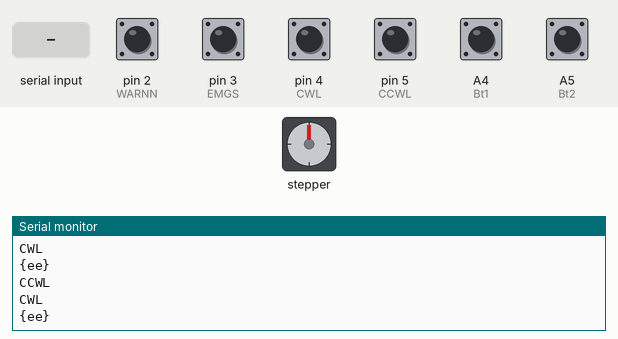
This sketch was run on a simulated Arduino Uno, built with avr-gcc and run on an emulated ATmega328P. Parts: stepper motor, the last lines printed to the serial monitor. Wiring (inferred from the names in the program): stepper motor driver (200 steps per turn assumed): step pin 10; direction pin 9; enable pin 8. The inputs (shaded band) are chosen by the test bench; at power-on: A4 (Bt1), A5 (Bt2), pin 2 (WARNN), pin 3 (EMGS), pin 4 (CWL), pin 5 (CCWL) HIGH.

Above: at 1.2 s.
1.3 s: pin 3 (EMGS) pulled LOW for 0.15 s
At 1.43 s:
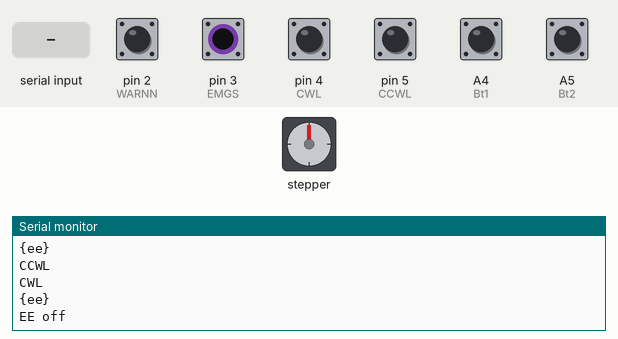
2.9 s: A4 (Bt1) pulled LOW for 1 s
At 3.7 s:
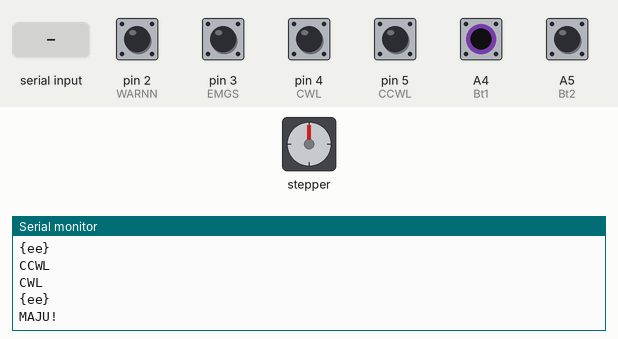
5.4 s: A5 (Bt2) pulled LOW for 1 s
At 6.21 s:
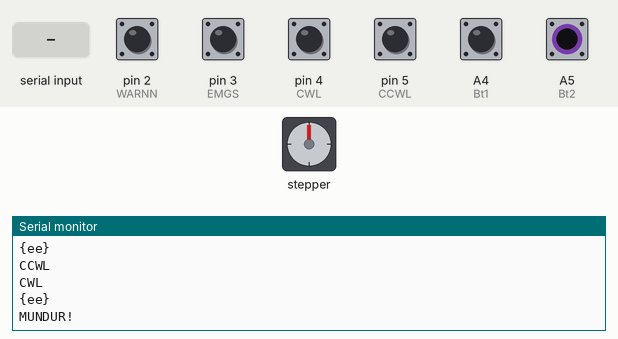
7.9 s: "," received over Serial
10.9 s: pin 3 (EMGS) pulled LOW for 1 s
At 11.72 s:
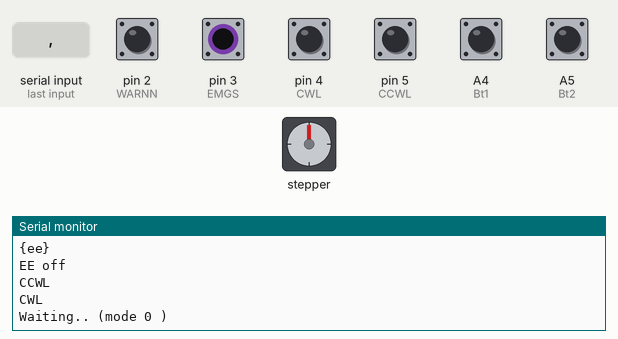
13.4 s: "90,45,200\n" received over Serial
Timing chart, 0 to 16.4 s (numbered marks = the images above; inputs shaded):
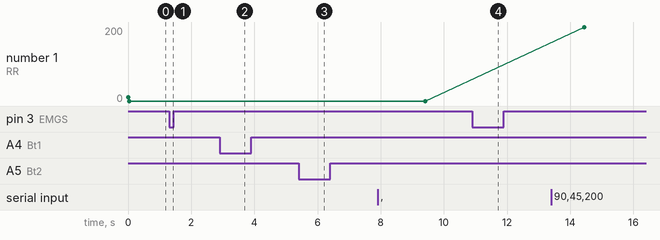

The sketch:

nano_servo_callib.ino
```cpp
// Perlu data kalibrasi jml step vs volume tidal

// -- KONFIGURASI PIN ===============================================================
// ENA- NC
// ENA+ NC
// DIR- GND
// DIR+ DIR
// PUL- GND
// PUL+ PUL

//-- TWEAKABLES =====================================================================
// DIR = pin DIR+
// PUL = pin PUL+
// microPULg = settingan microPULg (1 / 2 / 4 / 8 / 16)
// dirInhale = arah untuk inhale (HIGH / LOW)
#define ENA 8
#define PUL 10
#define DIR 9
#define ARST 7
#define CWL 4
#define CCWL 5
#define EMGS 3
#define WARNN 2
#define offsetq 11

#define Bt1 A4
#define Bt2 A5


#define dirInhale HIGH
bool warnq = false;
int stateq = 2;
int stepq = 0;
int delayq = 2000;

//-- Input HMI ======================================================================
// volTidal = Volume Tidal (cc)
// IRat dan ERat = IERatio ( I : E )
// RR = Respiration Rate (x per minute)
float volTidal = 0;
int IRat = 1;
float ERat = 1;
int RR = 10;

//-- GLOBAL VARIABLEs ===============================================================
unsigned long stepTidal, delayInhale, delayExhale, timeInEx;
float timeInhale, timeExhale, IERatio, timeBreath, slopeFactor;
float initDelay = 25;
unsigned long p_vol, p_RR;
float p_IE;
int p_mode = 0;

int num_buf = 5;
String bufferq[5];
float p_del=0;
String lastData = "<0,0,0,0,0>";
bool updated = false;
unsigned long stepstop = 0;

//-- SETUP ==========================================================================
void setup() {
  Serial.begin(115200);

  slopeFactor = 0.35;
  updateParam(volTidal, RR, ERat);

//  timeInEx = stepTidal * delayInhale/;

  pinMode(ENA, OUTPUT);
  pinMode(PUL, OUTPUT);
  pinMode(DIR, OUTPUT);
  pinMode(ARST, OUTPUT);
  digitalWrite(ARST, HIGH);
  Serial.println("ON");
  delay(10);
  Serial.println("OFF");
  digitalWrite(ARST, LOW);


  pinMode(Bt1, INPUT_PULLUP);
  pinMode(Bt2, INPUT_PULLUP);

  pinMode(CWL, INPUT_PULLUP);
  pinMode(CCWL, INPUT_PULLUP);

  pinMode(EMGS, INPUT_PULLUP);
  pinMode(WARNN, INPUT_PULLUP);

  attachInterrupt(digitalPinToInterrupt(EMGS), updateEMGS, CHANGE);
  attachInterrupt(digitalPinToInterrupt(WARNN), triggerWarn, FALLING);

  Serial.println("Callibrating...");
  digitalWrite(ENA, HIGH);
  digitalWrite(DIR, !dirInhale);
  unsigned long now = millis();
  while(digitalRead(CCWL) == LOW) {
    if (millis() - now > 5000) {break;} // 2 detik maks kalibrasi
    digitalWrite(PUL, HIGH);
    delayMicroseconds(1500);
    digitalWrite(PUL, LOW);
    delayMicroseconds(1500);
  }
  Serial.println("DONE, READY!");
}

//-- LOOP ============================================================================
void loop() {
  updateAllGlobal();

  if(p_mode!=0 && !digitalRead(EMGS)){
    digitalWrite(ENA, HIGH);
    if (stepTidal > 0) {
//      if(p_mode == 1){ //MANDATORY
//        unsigned long now = micros();
//
//        Inhale();
//
//        delayMicroseconds(100);
//        Serial.println("{ei}"); Serial.flush();
//
//        Exhale(stepTidal);
//
//        while((micros()-now) < timeBreath){}
//
//        Serial.println("{ec}"); Serial.flush();
//      } else if(p_mode == 2) { //ASSISTED
        unsigned long now = micros();

        stepstop = Inhale2();

        delayMicroseconds(100);
        Serial.println("{ei}"); Serial.flush();

        Exhale(stepstop);

        while((micros()-now) < timeBreath){}

        Serial.println("{ec}"); Serial.flush();
//      }
    } else {
      //throw error message
    }
  } else {
    digitalWrite(ENA, LOW);
    if(digitalRead(CCWL) == HIGH){
      Serial.println("CCWL");
    }
    if(digitalRead(CWL) == HIGH){
      Serial.println("CWL");
    }
    if(digitalRead(EMGS)){
      Serial.println("{ee}");
    } else {
      Serial.println("Waiting.. (mode 0 )");
    }
    Serial.flush();
    delay(1000);
    if(digitalRead(Bt1) == LOW){
      digitalWrite(ENA, HIGH);
      digitalWrite(DIR, dirInhale);
      Serial.println("MAJU!");
      while(digitalRead(Bt1) == LOW){
        digitalWrite(PUL, HIGH);
        delayMicroseconds(delayq);
        digitalWrite(PUL, LOW);
        delayMicroseconds(delayq);
      }
    } else if(digitalRead(Bt2) == LOW){
      digitalWrite(ENA, HIGH);
      digitalWrite(DIR, !dirInhale);
      Serial.println("MUNDUR!");
      while(digitalRead(Bt2) == LOW){
        digitalWrite(PUL, HIGH);
        delayMicroseconds(delayq);
        digitalWrite(PUL, LOW);
        delayMicroseconds(delayq);
      }
    }
  }
}

void updateEMGS(){
  if(digitalRead(EMGS) == HIGH) { // ON
    //kirim perintah ke raspi
    Serial.println("{ee}");
  } else { //EMGS OFF
    Serial.println("EE off");
  }
}

void cekNewParam(){
  String received = listeningMega();
  if(!updated) {
    Serial.print("Received: ");
    Serial.println(received);
    Serial.flush();


    int indexStart = 0;
    int indexEnd = 0;

    for(int i = 0; i<num_buf; i++) {
      indexEnd = received.indexOf(",", indexStart);
      bufferq[i] = received.substring(indexStart, indexEnd);
      indexStart = indexEnd+1;
    }

    p_mode = bufferq[0].toInt();
    p_vol = bufferq[1].toInt();
    p_RR = bufferq[2].toInt();
    p_IE = bufferq[3].toFloat();
    p_del = bufferq[4].toFloat();

    updateParam(p_vol, p_RR, p_IE);

    updated = true;
  }
}

void updateAllGlobal(){
  cekNewParam();
}

String listeningMega(){
  bool quit = false;
  String seriesData = "";

  while (!quit) {
    if (Serial.available() > 0) {
      updated = false;
      seriesData = Serial.readString();
      quit = true;
    } else {
      seriesData = lastData;
      quit = true;
    }
  }

  lastData = seriesData;

  return seriesData.substring(1,seriesData.length()-1);
}

void updateParam(float vol, int RRq, float ERatq){
  stepTidal = vol;
  timeBreath = (60000 / float(RRq)) * 1000;
  timeInhale = (60000 / float(RRq)) * (float(IRat) / float(IRat + ERatq)) * 1000 - 500; // dalam microseconds

  float offsetInhaleq= 0;
  float a,b,c;

//  if(vol == 300){
//    stepTidal = 4000;
//    if(ERatq ==1){
//      c = 0.000650547;
//      b = -0.028619167;
//      a = 0.354092703;
//      if(RRq == 10){stepTidal=4460;}
//      if(RRq == 12){stepTidal=4200;}
//      if(RRq == 14){stepTidal=4050;}
//    } else if(ERatq == 2){
//      c = 0.000273647;
//      b = -0.018056717;
//      a = 0.190179239;
//    } else if(ERatq == 3){
//      c = 0.000177588;
//      b = -0.016726554;
//      a = 0.14036616;
//      if(RRq == 25){stepTidal=4200;}
//      if(RRq == 30){stepTidal=4200;}
//    }
//  }
//
//  else if(vol == 400){
//    stepTidal = 4750;
//    if(ERatq ==1){
//      c = 2.80764E-05;
//      b = 0.002991068;
//      a = -0.023063682;
//      if(RRq == 10){stepTidal=4900;}
//      if(RRq == 12){stepTidal=4750;}
//    } else if(ERatq == 2){
//      c = 0.000264859;
//      b = -0.016527119;
//      a = 0.152748413;
//      if(RRq == 20){stepTidal=4800;}
//      if(RRq == 25){stepTidal=4900;}
//      if(RRq == 30){stepTidal=4900;}
//    } else if(ERatq == 3){
//      c = 0.000154945;
//      b = -0.020846611;
//      a = 0.178253482;
//      if(RRq == 20 || RRq == 25 || RRq == 30){stepTidal=5200;}
//      if(RRq == 18 || RRq == 16){stepTidal=4900;}
//    }
//  } else if(vol == 500){
//    stepTidal = 5430;
//    if(ERatq ==1){
//      c = -6.55388E-06;
//      b =  0.004163627;
//      a = -0.051711605;
//    } else if(ERatq == 2){
//      c = 0.000361423;
//      b = -0.020693201;
//      a = 0.159466747;
//      if(RRq == 10){stepTidal=5280;}
//      if(RRq == 25){stepTidal=5600;}
//      if(RRq == 30){stepTidal=5800;}
//    } else if(ERatq == 3){
//      c = 4.48447E-05;
//      b = -0.014660329;
//      a = 0.06594389;
//      if(RRq == 15){stepTidal=5500;}
//      if(RRq == 16){stepTidal=5600;}
//      if(RRq == 18){stepTidal=5800;}
//      if(RRq == 20){stepTidal=5900;}
//      if(RRq == 25){stepTidal=6000;}
//      if(RRq == 30){stepTidal=6100;}
//    }
//  } else if(vol == 600){
//    stepTidal = 6060;
//    if(ERatq ==1){
//      c = -0.000252947;
//      b = 0.008377475;
//      a = -0.000950374;
//      if(RRq < 20){stepTidal=5960;}
//      if(RRq == 30){stepTidal=6200;}
//    } else if(ERatq == 2){
//      c = -0.000345664;
//      b = 0.002713639;
//      a = -0.034269684;
//      if(RRq == 10){stepTidal=5900;}
//      if(RRq == 12){stepTidal=5960;}
//      if(RRq == 25){stepTidal=6300;}
//      if(RRq == 30){stepTidal=6400;}
//    } else if(ERatq == 3){
//      c = 0.000479443;
//      b = -0.031616575;
//      a = 0.18875765;
//      if(RRq == 12){stepTidal=6100;}
//      if(RRq == 14){stepTidal=6100;}
//      if(RRq == 15){stepTidal=6100;}
//      if(RRq == 16){stepTidal=6100;}
//      if(RRq == 18){stepTidal=6200;}
//      if(RRq == 20){stepTidal=6350;}
//      if(RRq == 25){stepTidal=6400;}
//      if(RRq == 30){stepTidal=6400;}
//    }
//  }
//
//  offsetInhaleq = a + b*RRq + c*RRq*RRq;
//
  timeInhale += p_del/2*1000000;

  timeExhale = (60000 / float(RRq)) * (float(ERatq) / float(IRat + ERatq)) * 1000; // dalam microseconds
  delayInhale = float(timeInhale) / float(stepTidal) / 2; //endDelay; // dalam microseconds
  delayExhale = 20; //delayInhale; // dalam microseconds

  Serial.println("----");
  Serial.println("RR = " + String(RRq));
  Serial.println("IE = " + String(ERatq));
  Serial.println("Vol Tidal = " + String(vol));
  Serial.println("Step Tidal = " + String(stepTidal));
  Serial.println("Slope Tidal = " + String(slopeFactor));
  Serial.println("----");
  Serial.println("DELAY Awal = " + String(initDelay));
  Serial.println("DELAY Inhale = " + String(delayInhale));
  Serial.println("DELAY Exhale = " + String(delayExhale));
  Serial.println("----");
  Serial.println("WAKTU BREATH = " + String(timeBreath));
  Serial.println("WAKTU IDEAL Inhale = " + String(timeInhale));
  Serial.println("WAKTU IDEAL Exhale = " + String(timeExhale));
  Serial.println("----");

  Serial.println("updateParam()");
  Serial.flush();
}


//-- Sekuens Inhale ====================================================================
void Inhale() {
  // 0. Hitung Waktu
//  unsigned long now = micros();
//  float delayInhale2 = delayInhale-offsetq;
  bool ntab = false;
  float axq;
  float delayInhale2 = delayInhale-offsetq;

  // 1. Set Arah
  digitalWrite(DIR, dirInhale);
  delayMicroseconds(5);

  // 2. Set Gerakan Stepper
  if(ntab){
    for(int i = 0; i < stepTidal; i++) {
      if(i>0.6*stepTidal){
        delayInhale2 += axq;
      }
      digitalWrite(PUL, HIGH);
      delayMicroseconds(delayInhale2);
      digitalWrite(PUL, LOW);
      delayMicroseconds(delayInhale2);
    }
  } else {
    for(int i = 0; i < stepTidal; i++) {
    digitalWrite(PUL, HIGH);
    delayMicroseconds(delayInhale2);
    digitalWrite(PUL, LOW);
    delayMicroseconds(delayInhale2);
  }
  }
  // 3. Tampil Waktu
//  Serial.print("Waktu Inhale = ");
//  Serial.println(micros() - now);
}

int Inhale2() { //assisted inhale
  // 0. Hitung Waktu
//  unsigned long now = micros();
//  float delayInhale2 = delayInhale-offsetq;
  int stepstop = stepTidal;
  float axq;
  float delayInhale2 = delayInhale-offsetq;

  // 1. Set Arah
  digitalWrite(DIR, dirInhale);
  delayMicroseconds(5);

  // 2. Set Gerakan Stepper
  for(int i = 0; i < stepTidal; i++) {
    digitalWrite(PUL, HIGH);
    delayMicroseconds(delayInhale2);
    digitalWrite(PUL, LOW);
    delayMicroseconds(delayInhale2);
    if(warnq == true) {
      stepstop = i;
      break;
    }
  }
  warnq = false;
  // 3. Tampil Waktu
//  Serial.print("Waktu Inhale = ");
//  Serial.println(micros() - now);
  return stepstop;
}

void triggerWarn(){
  warnq = true;
}

//-- Sekuens Exhale ====================================================================
void Exhale(int stepTidalq) {
  // 0. Hitung Waktu
  unsigned long now = micros();
  float delayExhale2 = initDelay;

  // 1. Set Arah
  digitalWrite(DIR, !dirInhale);
  delayMicroseconds(5);

  // 2. Set Gerakan Stepper
  for(int i = 0; i < stepTidalq; i++) {
    if(i < slopeFactor*stepTidalq){
      delayExhale2 -= (initDelay-delayExhale) / (slopeFactor*stepTidalq);
    }
    if(i>(1-slopeFactor)*stepTidalq){
      delayExhale2 += (initDelay-delayExhale) / (slopeFactor*stepTidalq);
    }
//    if(digitalRead(limitSwitchEx)){
    digitalWrite(PUL, HIGH);
//    }

    delayMicroseconds(delayExhale2);

//    if(digitalRead(limitSwitchEx)){
    digitalWrite(PUL, LOW);
//    }

    delayMicroseconds(delayExhale2);

    if(digitalRead(CCWL) == HIGH){
      Serial.println("CCWL");
      break;
    }
  }

  // 3. Tampil Waktu
//  Serial.print("Waktu Exhale = ");
//  Serial.println(micros() - now);
}
```

Measured:
- after the input at 1.3 s, the serial monitor: prints a new line at once (image 1)
- after the input at 2.9 s, the serial monitor: prints a new line after 0.16 s (image 2)
- after the input at 5.4 s, the serial monitor: prints a new line after 0.51 s (image 3)
- after the input at 10.9 s, the serial monitor: prints a new line at once (image 4)
- plotted number 1: 0 → 200 after the input at 13.4 s
